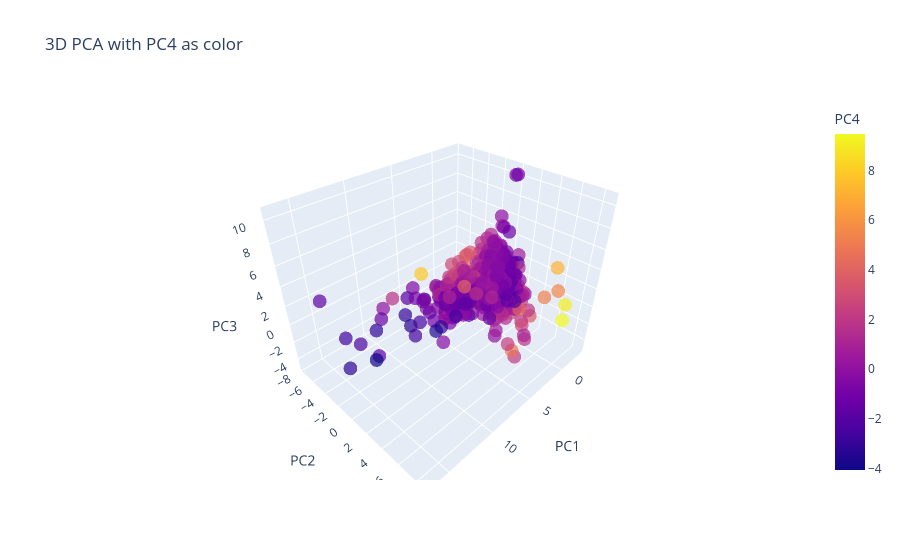

This figure's notebook cell:
### Code cell
fig = px.scatter_3d(
    outages_tract_pca_scores,
    x="PC1",
    y="PC2",
    z="PC3",
    color="PC4",
    hover_name="TRACT",
    opacity=0.7,
    title="3D PCA with PC4 as color"
)

fig.show()

### Figure 1 — Plotly figure (JSON) as saved in the notebook; plotly's stock layout.template omitted (floating-point values rounded to 4 significant figures; data arrays with more than 128 entries replaced by an {"elided": "..."} marker saying what was removed)
{"data": [{"hovertemplate": "<b>%{hovertext}</b><br><br>PC1=%{x}<br>PC2=%{y}<br>PC3=%{z}<br>PC4=%{marker.color}<extra></extra>", "hovertext": {"elided": "1637 str values"}, "legendgroup": "", "marker": {"color": {"elided": "1637 float values"}, "coloraxis": "coloraxis", "opacity": 0.7, "symbol": "circle"}, "mode": "markers", "name": "", "scene": "scene", "showlegend": false, "type": "scatter3d", "x": {"elided": "1637 float values"}, "y": {"elided": "1637 float values"}, "z": {"elided": "1637 float values"}}], "layout": {"coloraxis": {"colorbar": {"title": {"text": "PC4"}}, "colorscale": [[0, "#0d0887"], [0.1111, "#46039f"], [0.2222, "#7201a8"], [0.3333, "#9c179e"], [0.4444, "#bd3786"], [0.5556, "#d8576b"], [0.6667, "#ed7953"], [0.7778, "#fb9f3a"], [0.8889, "#fdca26"], [1, "#f0f921"]]}, "legend": {"tracegroupgap": 0}, "scene": {"domain": {"x": [0, 1], "y": [0, 1]}, "xaxis": {"title": {"text": "PC1"}}, "yaxis": {"title": {"text": "PC2"}}, "zaxis": {"title": {"text": "PC3"}}}, "title": {"text": "3D PCA with PC4 as color"}}}
